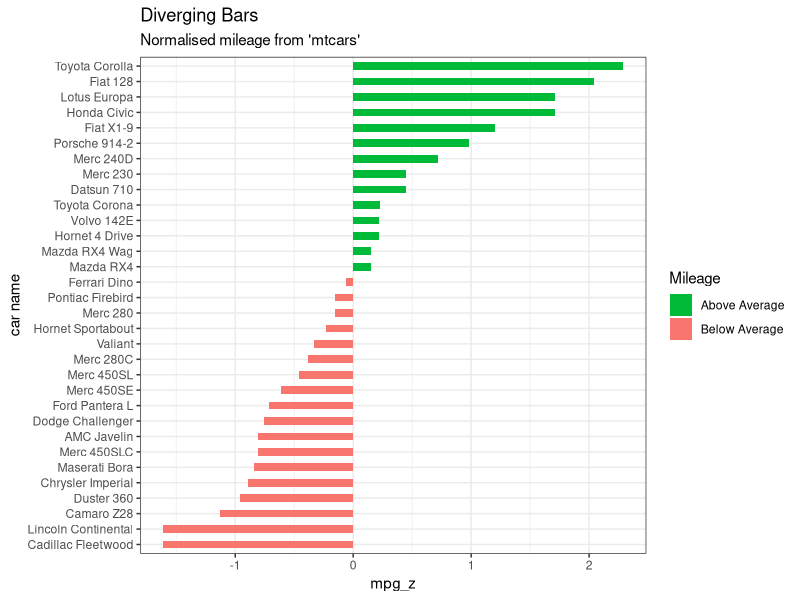

Recreate this plot in R.
library(ggplot2)
theme_set(theme_bw())  

# Data Prep
data("mtcars")  # load data
mtcars$`car name` <- rownames(mtcars)  # create new column for car names
mtcars$mpg_z <- round((mtcars$mpg - mean(mtcars$mpg))/sd(mtcars$mpg), 2)  # compute normalized mpg
mtcars$mpg_type <- ifelse(mtcars$mpg_z < 0, "below", "above")  # above / below avg flag
mtcars <- mtcars[order(mtcars$mpg_z), ]  # sort
mtcars$`car name` <- factor(mtcars$`car name`, levels = mtcars$`car name`)  # convert to factor to retain sorted order in plot.

# Diverging Barcharts
ggplot(mtcars, aes(x=`car name`, y=mpg_z, label=mpg_z)) + 
  geom_bar(stat='identity', aes(fill=mpg_type), width=.5)  +
  scale_fill_manual(name="Mileage", 
                    labels = c("Above Average", "Below Average"), 
                    values = c("above"="#00ba38", "below"="#f8766d")) + 
  labs(subtitle="Normalised mileage from 'mtcars'", 
       title= "Diverging Bars") + 
  coord_flip()